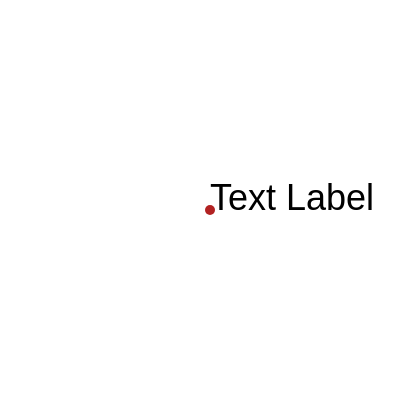

Vega-Lite specification for this chart:
### Vega specification from a JSON file in a GitHub repository (floating-point values rounded to 4 significant figures)
{"$schema": "https://vega.github.io/schema/vega/v3.0.json", "width": 200, "height": 200, "padding": 5, "signals": [{"name": "x", "value": 100, "bind": {"input": "range", "min": 0, "max": 200, "step": 1}}, {"name": "y", "value": 100, "bind": {"input": "range", "min": 0, "max": 200, "step": 1}}, {"name": "dx", "value": 0, "bind": {"input": "range", "min": -20, "max": 20, "step": 1}}, {"name": "angle", "value": 0, "bind": {"input": "range", "min": -180, "max": 180, "step": 1}}, {"name": "fontSize", "value": 18, "bind": {"input": "range", "min": 1, "max": 36, "step": 1}}, {"name": "limit", "value": 0, "bind": {"input": "range", "min": 0, "max": 150, "step": 1}}, {"name": "align", "value": "left", "bind": {"input": "select", "options": ["left", "center", "right"]}}, {"name": "baseline", "value": "alphabetic", "bind": {"input": "select", "options": ["alphabetic", "top", "middle", "bottom"]}}, {"name": "font", "value": "sans-serif", "bind": {"input": "select", "options": ["sans-serif", "serif", "monospace"]}}, {"name": "fontWeight", "value": "normal", "bind": {"input": "select", "options": ["normal", "bold"]}}, {"name": "fontStyle", "value": "normal", "bind": {"input": "select", "options": ["normal", "italic"]}}], "marks": [{"type": "symbol", "interactive": false, "encode": {"enter": {"fill": {"value": "firebrick"}, "size": {"value": 25}}, "update": {"x": {"signal": "x"}, "y": {"signal": "y"}}}}, {"type": "text", "encode": {"enter": {"fill": {"value": "#000"}, "text": {"value": "Text Label"}}, "update": {"opacity": {"value": 1}, "x": {"signal": "x"}, "y": {"signal": "y"}, "dx": {"signal": "dx"}, "angle": {"signal": "angle"}, "align": {"signal": "align"}, "baseline": {"signal": "baseline"}, "font": {"signal": "font"}, "fontSize": {"signal": "fontSize"}, "fontStyle": {"signal": "fontStyle"}, "fontWeight": {"signal": "fontWeight"}, "limit": {"signal": "limit"}}, "hover": {"opacity": {"value": 0.5}}}}]}
